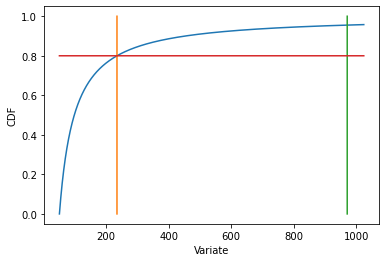

This chart was generated by the following Python code:
#!/usr/bin/env python3
# -*- coding: utf-8 -*-
"""
Created on Tue Jun 29 13:24:52 2021

@author: shrohanmohapatra
"""
from matplotlib import pyplot
import numpy as np
from random import random
def paretoPrinciple(xm,a,x):
    return 1-(xm/x)**a
xm = random()*100
alpha = 1.0556605
xData1 = np.linspace(xm,20*xm,10**4)
yData1 = paretoPrinciple(xm, alpha, xData1)
xData2 = np.ones(10**4)*(xm*((alpha-0.8)/(alpha-1)))
yData2 = np.linspace(0.0,1.0,10**4)
xData3 = np.ones(10**4)*(xm*(alpha/(alpha-1)))
yData3 = np.ones(10**4)*0.8
fig = pyplot.figure()
pyplot.plot(xData1, yData1)
pyplot.plot(xData2, yData2)
pyplot.plot(xData3, yData2)
pyplot.plot(xData1, yData3)
pyplot.show()
print('xm = ',xm)
print('pointerAt8020 = ',(alpha-0.8)/(alpha-1))
print('mean = ',alpha/(alpha-1))
print('pointerAt8020/mean = ',(alpha-0.8)/alpha*100,'%')
